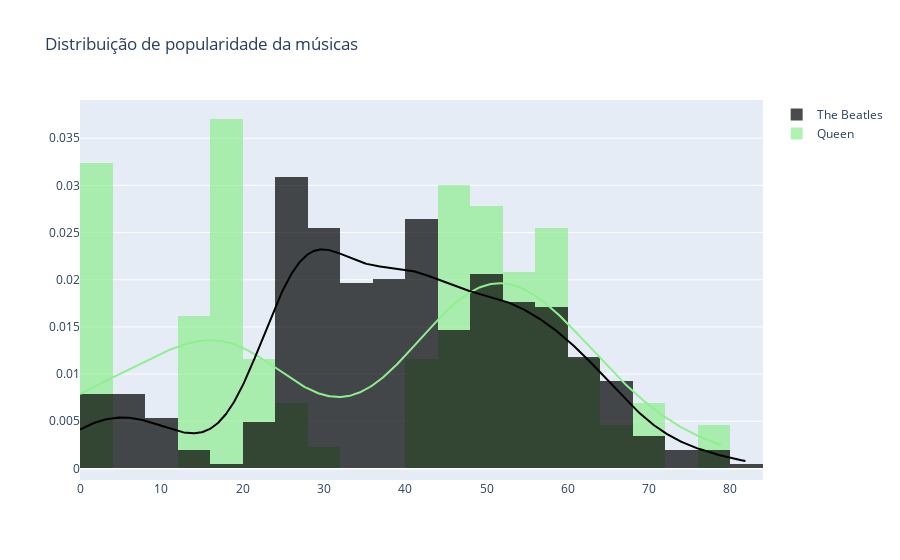

The code cell stored with this chart in its notebook:
### Markdown cell above
### Distribuição de popularidade - por Artista

### Code cell
x1 = dados_aux[dados_aux["artist"]==artista1]["popularity"]
x2 = dados_aux[dados_aux["artist"]==artista2]["popularity"]


hist_data = [x1, x2]

group_labels = [artista1,artista2]

# Create distplot with curve_type set to 'normal'
fig = ff.create_distplot(hist_data, group_labels, #colors=colors,
                         bin_size=4, show_rug=False,show_hist=True,colors=["lightgreen","black"]
)

# Add title
fig.update_layout(title_text='Distribuição de popularidade da músicas')
fig.show()

### Figure 1 — Plotly figure (JSON) as saved in the notebook; plotly's stock layout.template omitted (floating-point values rounded to 4 significant figures; data arrays with more than 128 entries replaced by an {"elided": "..."} marker saying what was removed)
{"data": [{"autobinx": false, "histnorm": "probability density", "legendgroup": "Queen", "marker": {"color": "lightgreen"}, "name": "Queen", "opacity": 0.7, "type": "histogram", "x": [47, 58, 48, 58, 48, 49, 50, 56, 47, 45, 56, 70, 46, 46, 45, 47, 60, 55, 15, 18, 17, 20, 17, 18, 18, 17, 17, 18, 20, 26, 17, 16, 15, 16, 24, 31, 55, 51, 66, 58, 55, 66, 46, 54, 48, 41, 45, 55, 43, 46, 1, 0, 0, 2, 0, 3, 0, 0, 1, 0, 0, 1, 0, 0, 20, 14, 17, 20, 17, 27, 16, 21, 17, 12, 14, 18, 13, 15, 55, 53, 71, 78, 63, 54, 53, 61, 68, 59, 49, 43, 50, 48, 43, 47, 51, 57, 56, 43, 61, 57, 49, 58, 47, 79, 50, 61, 46, 59], "xaxis": "x", "xbins": {"end": 79, "size": 4, "start": 0}, "yaxis": "y"}, {"autobinx": false, "histnorm": "probability density", "legendgroup": "The Beatles", "marker": {"color": "black"}, "name": "The Beatles", "opacity": 0.7, "type": "histogram", "x": {"elided": "510 int values"}, "xaxis": "x", "xbins": {"end": 82, "size": 4, "start": 0}, "yaxis": "y"}, {"legendgroup": "Queen", "marker": {"color": "lightgreen"}, "mode": "lines", "name": "Queen", "showlegend": false, "type": "scatter", "x": {"elided": "500 float values"}, "xaxis": "x", "y": {"elided": "500 float values"}, "yaxis": "y"}, {"legendgroup": "The Beatles", "marker": {"color": "black"}, "mode": "lines", "name": "The Beatles", "showlegend": false, "type": "scatter", "x": {"elided": "500 float values"}, "xaxis": "x", "y": {"elided": "500 float values"}, "yaxis": "y"}], "layout": {"barmode": "overlay", "hovermode": "closest", "legend": {"traceorder": "reversed"}, "title": {"text": "Distribuição de popularidade da músicas"}, "xaxis": {"anchor": "y2", "domain": [0, 1], "zeroline": false}, "yaxis": {"anchor": "free", "domain": [0, 1], "position": 0}}}
